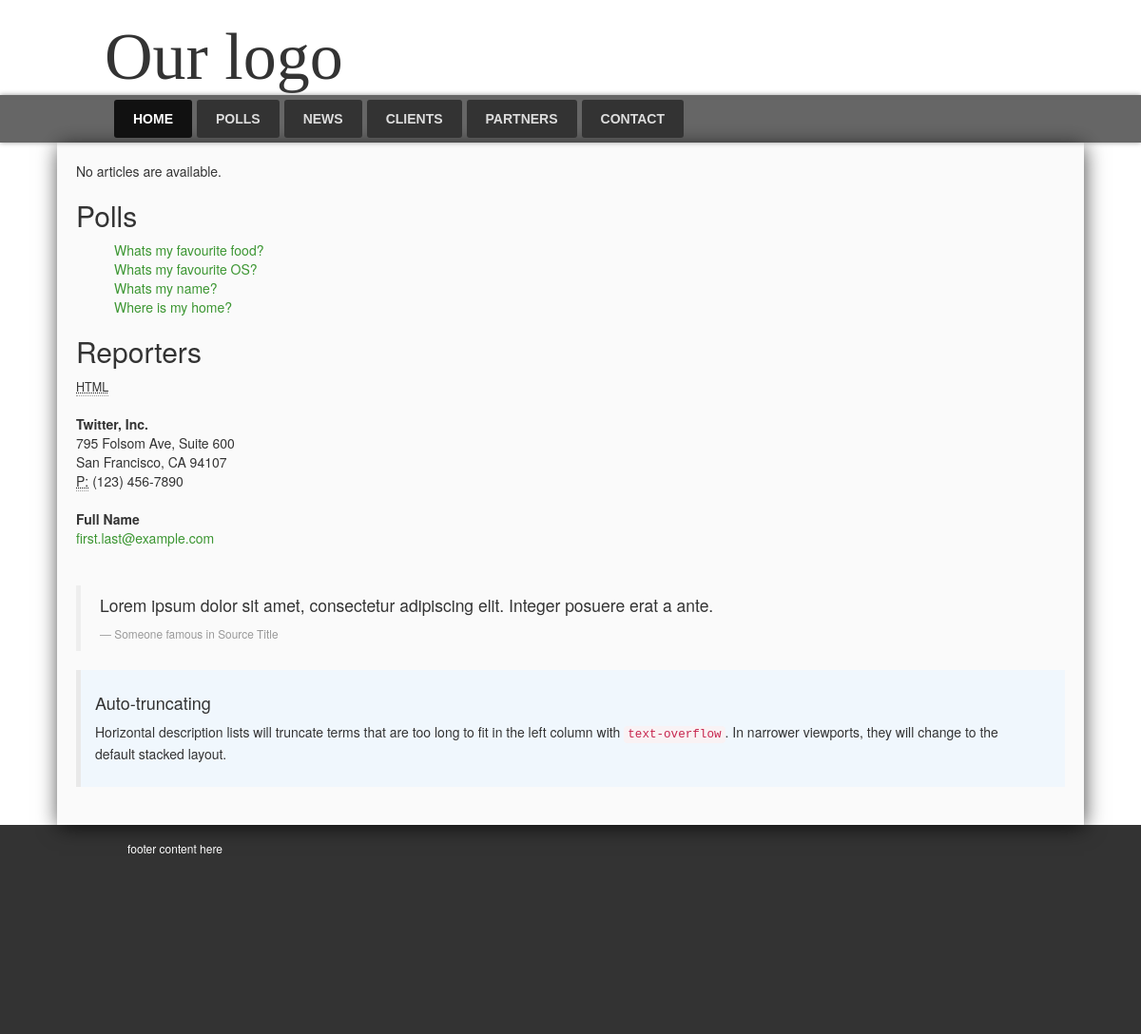
The page /news/ on the database as committed earlier.
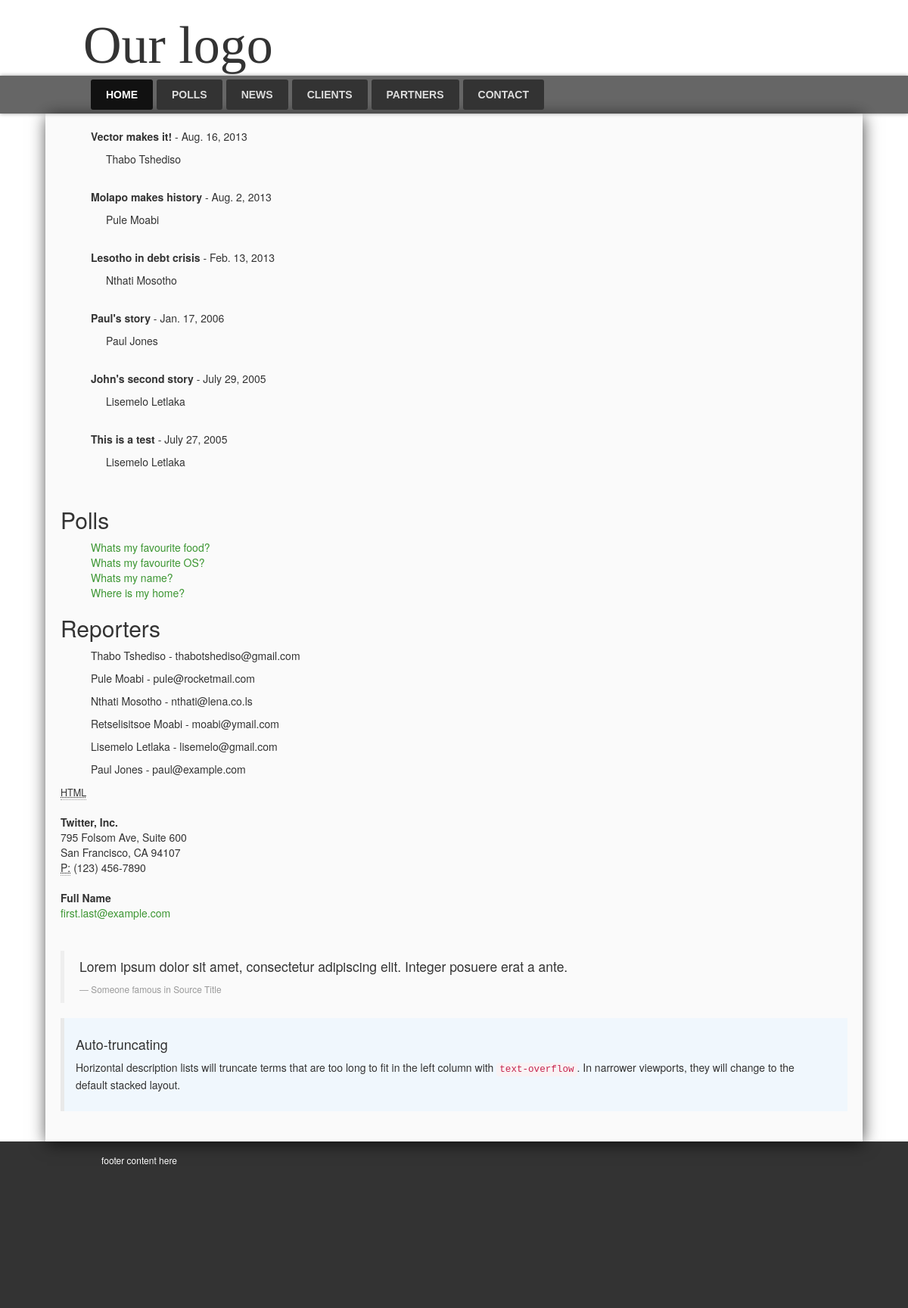
The same page on the database as committed later.
### polls/models.py (models this page shows, shortened)
class Poll(models.Model):
    question = models.CharField(max_length=200)
    pub_date = models.DateTimeField('date published')

### news/models.py (models this page shows, shortened)
class Article(models.Model):
    headline = models.CharField(max_length=100)
    pub_date = models.DateField()
    reporter = models.ForeignKey(Reporter)
    class Meta:
        ordering = ('headline',)

class Reporter(models.Model):
    first_name = models.CharField(max_length=30)
    last_name = models.CharField(max_length=30)
    email = models.EmailField()
    def __unicode__(self):
        return u"%s %s" % (self.first_name, self.last_name)

### news/views.py (the view)
class IndexView(View):
	articles_list = Article.objects.all().order_by('-pub_date')
	polls_list = Poll.objects.order_by('-pub_date')
	reporter_list = Reporter.objects.all()
	content = {'latest_article_list': articles_list, 'polls_list': polls_list, 'reporter_list': reporter_list }
	template_name = 'news/index.html'
	def get(self, request, *args, **kwargs):
		return render(request, self.template_name, self.content )

### news/templates/news/index.html (shortened to what this page needs)
{% extends "base.html" %}
{% load staticfiles %}
{% block content %}
        <div id = "content_div">
            {% if latest_article_list %}
                <ul>
                {% for article in latest_article_list %}
                    <p>
                        <strong>{{ article.headline }}</strong> - {{ article.pub_date }}
                        <cite class="reporter_name">{{ article.reporter }}</cite>
                    </p>
                    <br/>
                {% endfor %}
                </ul>
            {% else %}
                <p>No articles are available.</p>
            {% endif %}
        </div>
        <div>
            <h2>Polls</h2>
            {% if polls_list %}
                <ul>
                {% for poll in polls_list %}
                    <li><a href="{% url 'polls:detail' poll.id %}">{{ poll.question }}</a></li>
                {% endfor %}
                </ul>
            {% else %}
                <p>No polls are available.</p>
            {% endif %}
        </div>
        <div>
            <h2>Reporters</h2>
            <ul>
                {% if reporter_list %}
                    {% for reporter in reporter_list %}
                        <li>
                            <p>
                                {{ reporter.first_name }} {{ reporter.last_name }} - {{ reporter.email }}
                            </p>
                        </li>
                    {% endfor %}
                {% endif %}
            </ul>
        </div>
        <abbr title="HyperText Markup Language" class="initialism">HTML</abbr><br/><br/>
        <address>
          <strong>Twitter, Inc.</strong><br>
          795 Folsom Ave, Suite 600<br>
          San Francisco, CA 94107<br>
          <abbr title="Phone">P:</abbr> (123) 456-7890
        </address>
        <address>
          <strong>Full Name</strong><br>
          <a href="mailto:#">first.last@example.com</a>
        </address>
        <br/>
        <blockquote>
          <p>Lorem ipsum dolor sit amet, consectetur adipiscing elit. Integer posuere erat a ante.</p>
          <small>Someone famous in <cite title="Source Title">Source Title</cite></small>
        </blockquote>
        <div class="bs-callout bs-callout-info">
          <h4>Auto-truncating</h4>
          <p>Horizontal description lists will truncate terms that are too long to fit in the left column with <code>text-overflow</code>. In narrower viewports, they will change to the default stacked layout.</p>
        </div>
{% endblock content %}

Rows that differ between the two databases and show on the page:
added Article: headline "Vector makes it!", pub_date "Aug. 16, 2013", reporter "Thabo Tshediso"
added Article: headline "Molapo makes history", pub_date "Aug. 2, 2013", reporter "Pule Moabi"
added Article: headline "Lesotho in debt crisis", pub_date "Feb. 13, 2013", reporter "Nthati Mosotho"
added Article: headline "Paul's story", pub_date "Jan. 17, 2006", reporter "Paul Jones"
added Article: headline "John's second story", pub_date "July 29, 2005", reporter "Lisemelo Letlaka"
added Article: headline "This is a test", pub_date "July 27, 2005", reporter "Lisemelo Letlaka"
added Reporter: first_name "Thabo", last_name "Tshediso", email "thabotshediso@gmail.com"
added Reporter: first_name "Pule", last_name "Moabi", email "pule@rocketmail.com"
added Reporter: first_name "Nthati", last_name "Mosotho", email "nthati@lena.co.ls"
added Reporter: first_name "Retselisitsoe", last_name "Moabi", email "moabi@ymail.com"
added Reporter: first_name "Lisemelo", last_name "Letlaka", email "lisemelo@gmail.com"
added Reporter: first_name "Paul", last_name "Jones", email "paul@example.com"
Other text that changed with them:
text no longer shown: "No articles are available."
